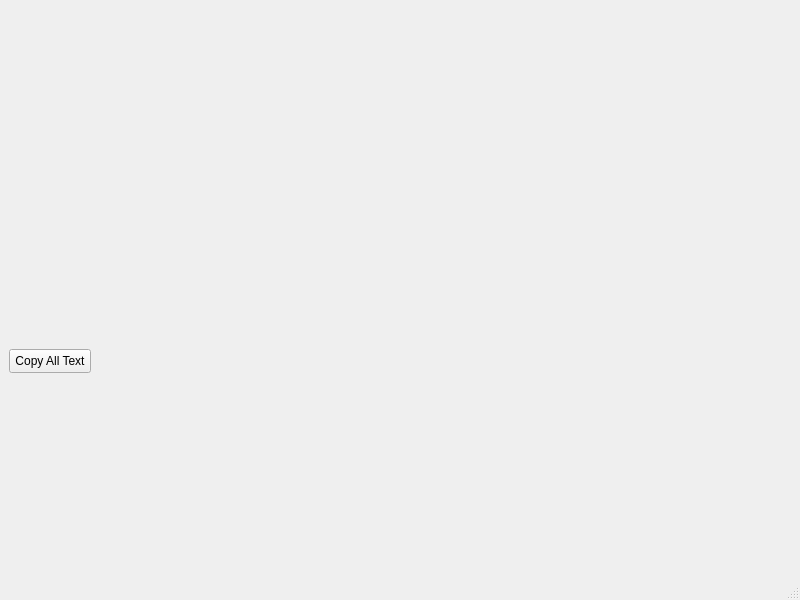
<?xml version="1.0" encoding="UTF-8"?>
<ui version="4.0">
 <class>MainWindow</class>
 <widget class="QMainWindow" name="MainWindow">
  <property name="geometry">
   <rect>
    <x>0</x>
    <y>0</y>
    <width>800</width>
    <height>600</height>
   </rect>
  </property>
  <property name="windowTitle">
   <string>MainWindow</string>
  </property>
  <widget class="QWidget" name="centralwidget">
   <layout class="QVBoxLayout">
    <item>
     <widget class="TerminalWidget" name="terminalWidget" native="true">
      <widget class="QPushButton" name="pushButton">
       <property name="geometry">
        <rect>
         <x>0</x>
         <y>340</y>
         <width>82</width>
         <height>24</height>
        </rect>
       </property>
       <property name="text">
        <string>Copy All Text</string>
       </property>
      </widget>
     </widget>
    </item>
   </layout>
  </widget>
  <widget class="QMenuBar" name="menubar">
   <property name="geometry">
    <rect>
     <x>0</x>
     <y>0</y>
     <width>800</width>
     <height>21</height>
    </rect>
   </property>
  </widget>
  <widget class="QStatusBar" name="statusbar"/>
 </widget>
 <customwidgets>
  <customwidget>
   <class>TerminalWidget</class>
   <extends>QWidget</extends>
   <header location="global">terminalwidget.h</header>
   <container>1</container>
  </customwidget>
 </customwidgets>
 <resources/>
 <connections/>
</ui>
